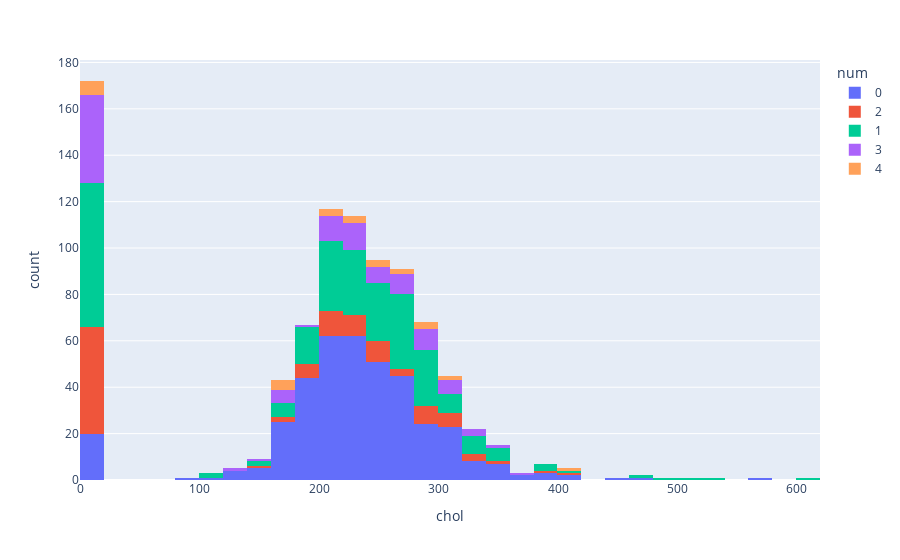

This figure's notebook cell:
### Markdown cell above
EDA

### Code cell
import matplotlib.pyplot as plt
import seaborn as sns
import plotly.express as px

# Histogram of cholestrol
plt.figure(figsize=(10, 6))
sns.histplot(data=heart_disease['chol'], bins=30, kde=True)
plt.title('Cholestrol Distribution')
plt.xlabel('Cholestrol')
plt.ylabel('Frequency')
plt.show()

# Plot of cholestrol column grouped by num column 
fig = px.histogram(data_frame=heart_disease, x='chol', color='num')
fig.show()


# Bar plot of cholestrol distribution by sex
plt.figure(figsize=(10, 6))
sns.barplot(x='sex', y='chol', data=heart_disease)
plt.title('cholestrol rate by Sex')
plt.xlabel('Sex')
plt.ylabel('cholestrol rate')
plt.show()

# Bar plot of cholestrol frequency
plt.figure(figsize=(15, 10))
sns.barplot(x='num', y='chol', data=heart_disease, hue='num', palette='coolwarm')
plt.title('cholestrol Frequency')
plt.xlabel('Target')
plt.ylabel('cholestrol rate')
plt.show()

# Pair plot of numerical features
sns.pairplot(heart_disease[['oldpeak', 'thalch', 'chol', 'trestbps', 'age']], hue='chol')
plt.show()

### Figure 1 — Plotly figure (JSON) as saved in the notebook; plotly's stock layout.template omitted (floating-point values rounded to 4 significant figures; data arrays with more than 128 entries replaced by an {"elided": "..."} marker saying what was removed)
{"data": [{"alignmentgroup": "True", "bingroup": "x", "hovertemplate": "num=0<br>chol=%{x}<br>count=%{y}<extra></extra>", "legendgroup": "0", "marker": {"color": "#636efa", "pattern": {"shape": ""}}, "name": "0", "offsetgroup": "0", "orientation": "v", "showlegend": true, "type": "histogram", "x": {"elided": "411 int values"}, "xaxis": "x", "yaxis": "y"}, {"alignmentgroup": "True", "bingroup": "x", "hovertemplate": "num=2<br>chol=%{x}<br>count=%{y}<extra></extra>", "legendgroup": "2", "marker": {"color": "#EF553B", "pattern": {"shape": ""}}, "name": "2", "offsetgroup": "2", "orientation": "v", "showlegend": true, "type": "histogram", "x": [286, 254, 256, 230, 290, 305, 188, 282, 326, 239, 177, 260, 341, 263, 254, 293, 409, 246, 254, 294, 212, 327, 283, 234, 237, 234, 315, 204, 218, 311, 335, 203, 225, 169, 187, 193, 0, 0, 0, 0, 0, 0, 0, 0, 0, 0, 0, 0, 0, 0, 0, 0, 0, 0, 0, 0, 0, 0, 0, 0, 0, 0, 0, 0, 0, 0, 0, 0, 260, 218, 0, 0, 0, 0, 0, 281, 0, 0, 153, 0, 0, 0, 0, 0, 214, 0, 216, 241, 384, 297, 308, 186, 252, 0, 192, 219, 232, 223, null, 193, null, 210, 216, 244, 258, 219, 310, 310, 223], "xaxis": "x", "yaxis": "y"}, {"alignmentgroup": "True", "bingroup": "x", "hovertemplate": "num=1<br>chol=%{x}<br>count=%{y}<extra></extra>", "legendgroup": "1", "marker": {"color": "#00cc96", "pattern": {"shape": ""}}, "name": "1", "offsetgroup": "1", "orientation": "v", "showlegend": true, "type": "histogram", "x": {"elided": "265 int values"}, "xaxis": "x", "yaxis": "y"}, {"alignmentgroup": "True", "bingroup": "x", "hovertemplate": "num=3<br>chol=%{x}<br>count=%{y}<extra></extra>", "legendgroup": "3", "marker": {"color": "#ab63fa", "pattern": {"shape": ""}}, "name": "3", "offsetgroup": "3", "orientation": "v", "showlegend": true, "type": "histogram", "x": [268, 224, 167, 177, 353, 254, 270, 274, 164, 258, 188, 219, 330, 256, 217, 288, 239, 281, 246, 269, 274, 298, 299, 309, 259, 200, 228, 282, 206, 286, 212, 319, 205, 176, 131, 0, 0, 0, 0, 0, 0, 0, 0, 0, 0, 0, 0, 0, 0, 0, 0, 0, 0, 0, 0, 0, 0, 0, 0, 0, 0, 0, 0, 0, 0, 236, 0, 0, 228, 0, 171, 230, 0, 0, 0, 0, 316, 270, 220, 214, 339, 208, 225, 0, 267, 235, 282, 312, 142, 306, 222, 258, 200, 260, 221, 216, 270, 292, 221, 369, 173, 289, null, 219, 256, 337, 300], "xaxis": "x", "yaxis": "y"}, {"alignmentgroup": "True", "bingroup": "x", "hovertemplate": "num=4<br>chol=%{x}<br>count=%{y}<extra></extra>", "legendgroup": "4", "marker": {"color": "#FFA15A", "pattern": {"shape": ""}}, "name": "4", "offsetgroup": "4", "orientation": "v", "showlegend": true, "type": "histogram", "x": [206, 225, 230, 243, 407, 174, 289, 289, 304, 212, 231, 166, 318, 0, 0, 0, 0, 0, 177, 277, 0, 248, null, 208, 273, 170, 287, 254], "xaxis": "x", "yaxis": "y"}], "layout": {"barmode": "relative", "legend": {"title": {"text": "num"}, "tracegroupgap": 0}, "margin": {"t": 60}, "xaxis": {"anchor": "y", "domain": [0, 1], "title": {"text": "chol"}}, "yaxis": {"anchor": "x", "domain": [0, 1], "title": {"text": "count"}}}}
